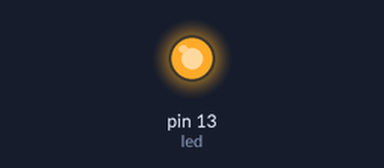
Recording of a sketch running on a simulated Arduino Uno, built with avr-gcc and run on an emulated ATmega328P. Shown: output pins drawn as LEDs (lit = HIGH).

Above: at 1.1 s.
At 3.75 s:
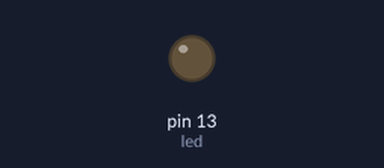
Timing chart, 0 to 4.0 s (numbered marks = the images above):
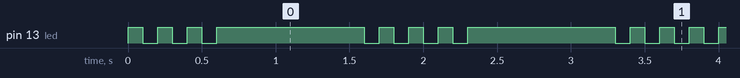

The sketch:

SOS.ino
```cpp
/*
  Clignotement.
  Allume la LED pendant 1 seconde,
  puis l'éteint pendant 0,5 seconde.
*/

// Numéro de la broche à laquelle est
// connectée la LED
int led = 13;

// le code dans cette fonction est exécuté une fois au début
void setup() {
  // indique que la broche de la LED une sortie sortie :
  // on va modifier sa tension
  pinMode(led, OUTPUT);
}

// le code dans cette fonction est exécuté en boucle
void loop() {
  int i;
  for (i=1;i<=3;i++) {
    digitalWrite(led, HIGH);   // allumer la LED
                               // (tension 5V sur la broche)
    delay(100);               // attendre 1000 ms=1s
    digitalWrite(led, LOW);    // éteindre la LED
                               // (tension 0V sur la broche)
    delay(100); // attendre 0,5 seconde

  }

  digitalWrite(led, HIGH);   // allumer la LED
                               // (tension 5V sur la broche)
    delay(1000);               // attendre 1000 ms=1s
    digitalWrite(led, LOW);    // éteindre la LED
                               // (tension 0V sur la broche)
    delay(100); // attendre 0,5 seconde

}
```

Measured:
- by itself, pin 13 (led): repeats every 1.7 s: 2 × (LOW 0.10 s, HIGH 0.10 s), LOW 0.10 s, HIGH 1.0 s, LOW 0.10 s, HIGH 0.10 s
- by itself, everything shown: repeats every 1.7 s, in 8 steps
